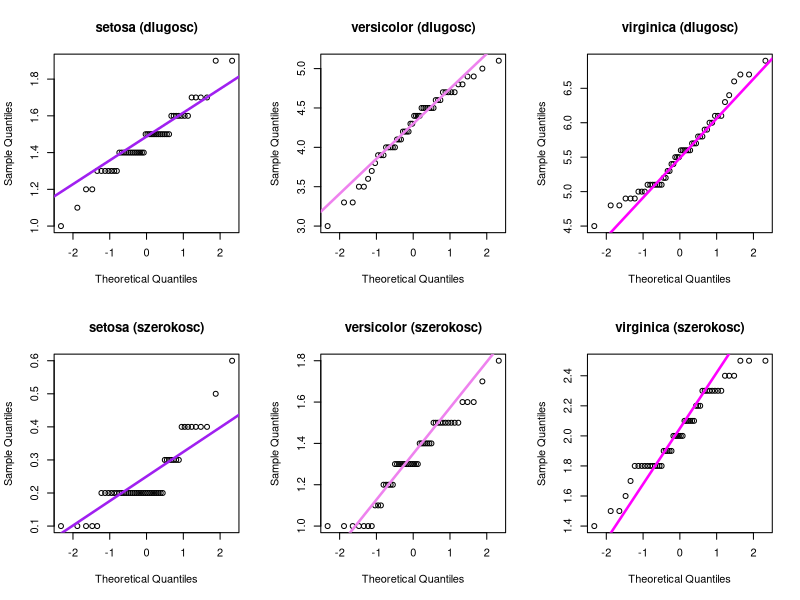
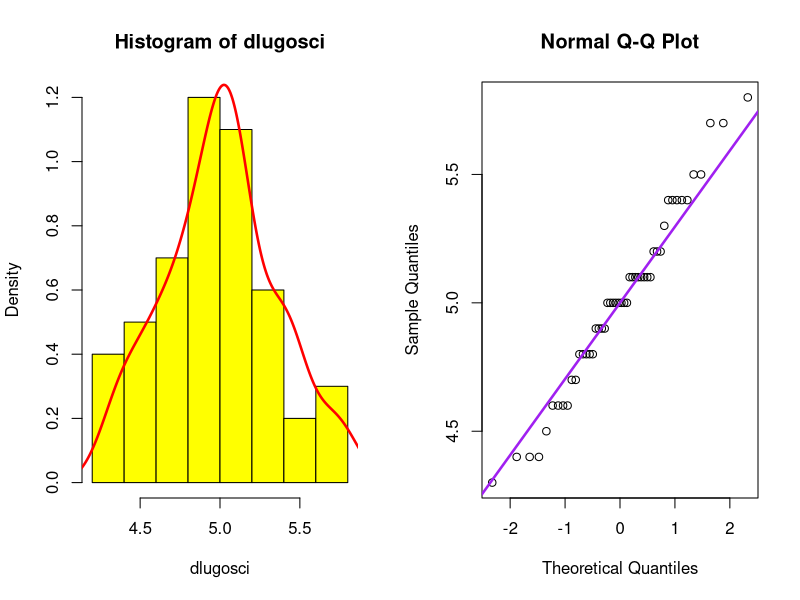

Write the R code that produced these figures, in order. (Note: this script raises an error after producing the figures.)
# Zadanie K.1.1
# Dla danych iris (dostepne bezposrednio w R) policzyc srednia i wariancje z rozmiarow
# platkow (Petal) z podzialem na gatunki irysow (Species). Czy srednie rozmiary platkow
# irysow roznych gatunkow roznia sie w sposob istotny statystycznie?

head(iris)

# Przydatne funkcje
srednia = mean
srednia_kwadratow = function(x) { mean(x^2) };
wariancja = function(x) { srednia_kwadratow(x) - srednia(x)^2 };
srednia_i_wariancja = function(x) {
    c("Srednia"=srednia(x),
      "Wariancja"=wariancja(x)
    )
};

# Srednia i wariancja wzgledem gatunku
tapply(iris$Petal.Length, iris$Species, srednia_i_wariancja) # dlugosc
tapply(iris$Petal.Width, iris$Species, srednia_i_wariancja) # szerokosc

# Ocena normalnosci w grupach na podstawie wykresow
op = par(mfrow=c(2,3))
qqnorm(iris$Petal.Length[iris$Species=="setosa"], main="setosa (dlugosc)")
qqline(iris$Petal.Length[iris$Species=="setosa"], lwd=2.5, col="purple")
qqnorm(iris$Petal.Length[iris$Species=="versicolor"], main="versicolor (dlugosc)")
qqline(iris$Petal.Length[iris$Species=="versicolor"], lwd=2.5, col="violet")
qqnorm(iris$Petal.Length[iris$Species=="virginica"], main="virginica (dlugosc)")
qqline(iris$Petal.Length[iris$Species=="virginica"], lwd=2.5, col="magenta")
qqnorm(iris$Petal.Width[iris$Species=="setosa"], main="setosa (szerokosc)")
qqline(iris$Petal.Width[iris$Species=="setosa"], lwd=2.5, col="purple")
qqnorm(iris$Petal.Width[iris$Species=="versicolor"], main="versicolor (szerokosc)")
qqline(iris$Petal.Width[iris$Species=="versicolor"], lwd=2.5, col="violet")
qqnorm(iris$Petal.Width[iris$Species=="virginica"], main="virginica (szerokosc)")
qqline(iris$Petal.Width[iris$Species=="virginica"], lwd=2.5, col="magenta")
par(op)
# Wyglada na dosc dobre dopasowanie, poza tym ze szerokosci sa male i przyjmuja dosc
# malo mozliwych wartosci. Wykonamy zatem tez testy Shapiro-Wilka.
shapiro.test(iris$Petal.Length[iris$Species=="setosa"]) # Brak podst. do odrzucenia
shapiro.test(iris$Petal.Length[iris$Species=="versicolor"]) # Brak podst. do odrzucenia
shapiro.test(iris$Petal.Length[iris$Species=="virginica"]) # Brak podst. do odrzucenia
shapiro.test(iris$Petal.Width[iris$Species=="setosa"]) # Sa podst. do odrzucenia
shapiro.test(iris$Petal.Width[iris$Species=="versicolor"]) # Sa podst. do odrzucenia
shapiro.test(iris$Petal.Width[iris$Species=="virginica"]) # Brak podst. do odrzucenia
# Dlugosci sa normalne, ale szerokosci niekoniecznie. Po wykresach kwantyl-kwantyl
# mozna jednak wnioskowac, ze przyczyna jest zbyt mala dokladnosc pomiaru szerokosci
# (liczba mozliwych wartosci, jaka moze przyjmowac szerokosc jest zbyt mala.

# h0: roznice srednich w grupach sa istotne statystyczne
anova(lm(iris$Petal.Length ~ iris$Species))
anova(lm(iris$Petal.Width ~ iris$Species))
# Pr(>F) mniejsze od 0.05 (dla obu wymiarow), wiec z poziomem ufnosci 95% stwierdzamy
# brak podstaw do odrzucenia h0. Dla dlugosci platka jest to dosc bezpieczne, lecz
# szerokosci platkow nie sa normalne w grupach, wiec wynik nie jest pewny.
# 
# Zrodlo: http://xkcd.com/882/


# Zadanie K.1.2
# Narysowac jadrowy estymator gestosci oraz wykres kwantyl-kwantyl sprawdzajacy
# czy dlugosc kielicha irysa gatunku setosa ma rozklad normalny. Przetestowac hipoteze
# o normalnosci tego rozkladu (uwaga -- tych danych jest malo).

dlugosci = iris$Sepal.Length[iris$Species=="setosa"]

op = par(mfrow=c(1,2))

# Jadrowy estymator gestosci
hist(dlugosci, freq=FALSE, col="yellow")
lines(density(dlugosci), lwd=2.5, col="red")

# Wykres kwantyl-kwantyl (qq)
qqnorm(dlugosci)
qqline(dlugosci, lwd=2.5, col="purple")

par(op)

# Test normalnosci probki
shapiro.test(dlugosci)
# Wyszlo p-value powyzej 0.05, czyli brak podstaw do odrzucenia hipotezy o normalnosci
# probki. Zwazywszy, ze jest to mala probka, test Shapiro-Wikla jest bardziej stosowny
# niz badanie zgodnosci z rozkladem normalnym za pomoca testu zgodnosci chi kwadrat (!).
# (Podziekowania za wsparcie merytoryczne dla pewnych PN, AK i JS).


# Zadanie K.1.3
# Wsrod studentow kierunkow humanistycznych w kilku polskich miastach przeprowadzono
# ankiete na temat ulubionego poety wspolczesnego. Wstepnie opracowane (ograniczone do
# najpopularniejszych wyborow) wyniki ankiet zawiera plik Poeci.csv. Czy wybor
# ulubionego poety zalezy od miejsca studiowania?

poeci = read.csv2("Poeci.csv", header=F, col.names=c("Miasto", "Poeta"))
head(poeci)

# Aby zaobserwowac pewne zaleznosci, wystarczy spojrzec na tabele (no wyraznie sa)
table(poeci)

# Wersja procentowa
table(poeci) / nrow(poeci) * 100

# Test zgodnosci miedzy miastem a poeta
chisq.test(table(poeci))
# Nie estymowalismy dodatkowo zadnych parametrow, wiec wynik chisq.test jest dokladnie
# tym, co nas interesuje. Osiagnieto p-value zdecydowanie mniejsze od 0.05, wiec
# sa podstawy do odrzucenia hipotezy o zgodnosci rozkladu poetow z rozkladem miast.
# Mozna to zinterpretowac wlasnie tak, ze wynik testu odzwierciedla fakt, ze w roznych
# miastach lubiani sa rozni poeci, zatem zaleznosc jest istotna statystycznie.

